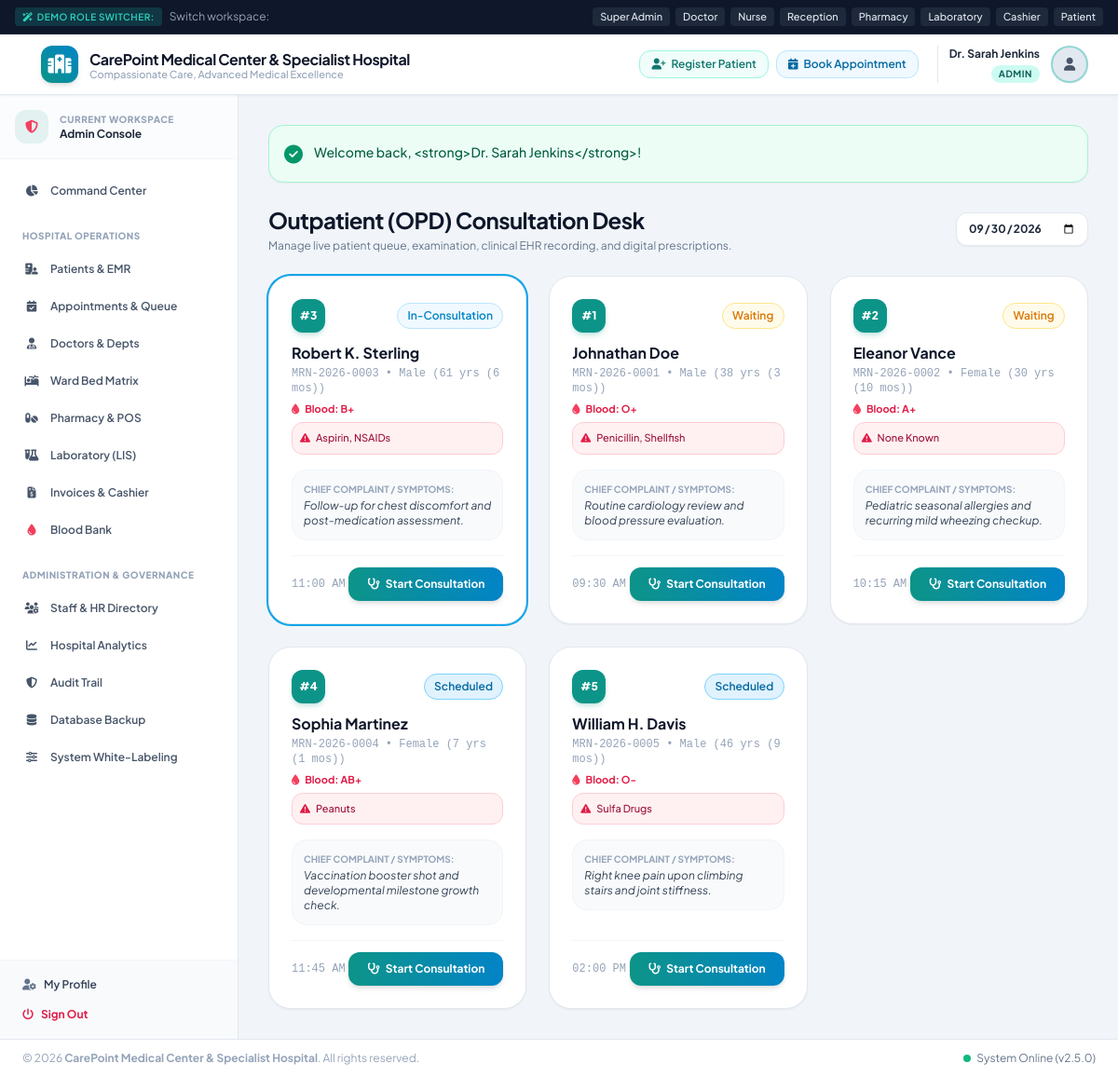
The app's page /modules/opd/index.php (signed in) with its own data.
### tables this page shows
CREATE TABLE IF NOT EXISTS `appointments` (
  `id` INT AUTO_INCREMENT PRIMARY KEY,
  `token_number` INT NOT NULL,
  `patient_id` INT NOT NULL,
  `doctor_id` INT NOT NULL,
  `department_id` INT NULL,
  `appointment_date` DATE NOT NULL,
  `appointment_time` TIME NOT NULL,
  `reason` TEXT NULL,
  `status` ENUM('Scheduled', 'Waiting', 'In-Consultation', 'Completed', 'Cancelled') DEFAULT 'Scheduled',
  `created_at` TIMESTAMP DEFAULT CURRENT_TIMESTAMP,
  FOREIGN KEY (`patient_id`) REFERENCES `patients`(`id`) ON DELETE CASCADE,
  FOREIGN KEY (`doctor_id`) REFERENCES `doctors`(`id`) ON DELETE CASCADE
);

CREATE TABLE IF NOT EXISTS `patients` (
  `id` INT AUTO_INCREMENT PRIMARY KEY,
  `user_id` INT NULL UNIQUE,
  `mrn` VARCHAR(50) NOT NULL UNIQUE,
  `full_name` VARCHAR(150) NOT NULL,
  `email` VARCHAR(120) NULL,
  `phone` VARCHAR(30) NOT NULL,
  `gender` ENUM('Male', 'Female', 'Other') NOT NULL,
  `date_of_birth` DATE NOT NULL,
  `blood_group` ENUM('A+', 'A-', 'B+', 'B-', 'O+', 'O-', 'AB+', 'AB-', 'Unknown') DEFAULT 'Unknown',
  `address` TEXT NULL,
  `emergency_contact_name` VARCHAR(150) NULL,
  `emergency_contact_phone` VARCHAR(30) NULL,
  `emergency_contact_relation` VARCHAR(60) NULL,
  `allergies` TEXT NULL,
  `chronic_diseases` TEXT NULL,
  `created_at` TIMESTAMP DEFAULT CURRENT_TIMESTAMP,
  `updated_at` TIMESTAMP DEFAULT CURRENT_TIMESTAMP ON UPDATE CURRENT_TIMESTAMP,
  FOREIGN KEY (`user_id`) REFERENCES `users`(`id`) ON DELETE SET NULL
);

### config/helpers.php (called while the page is built, shortened)
<?php
function e(?string $string): string {
    return htmlspecialchars($string ?? '', ENT_QUOTES, 'UTF-8');
}
function calculateAge(?string $dob): string {
    try {
        $bday = new DateTime($dob);
        $today = new DateTime('today');
        $diff = $today->diff($bday);
        return $diff->y . ' yrs (' . $diff->m . ' mos)';
    } catch (Exception $e) {
        return 'N/A';
    }
}

### modules/opd/index.php (the view, shortened to what this page needs)
<?php
require_once __DIR__ . '/../../includes/header.php';
$pdo = Database::getConnection();
$date = $_GET['date'] ?? date('Y-m-d');
$sql = "SELECT a.*, p.full_name as patient_name, p.mrn, p.gender, p.date_of_birth, p.allergies, p.blood_group,
        u.full_name as doctor_name, d.specialization, d.room_no
        FROM appointments a
        JOIN patients p ON a.patient_id = p.id
        JOIN doctors d ON a.doctor_id = d.id
        JOIN users u ON d.user_id = u.id
        WHERE a.appointment_date = ?";
$params = [$date];
$sql .= " ORDER BY FIELD(a.status, 'In-Consultation', 'Waiting', 'Scheduled', 'Completed', 'Cancelled'), a.token_number ASC";
$stmt = $pdo->prepare($sql);
$stmt->execute($params);
$queue = $stmt->fetchAll();
?>
<div class="space-y-6">
    <div class="flex flex-col sm:flex-row sm:items-center sm:justify-between gap-4">
        <div>
            <h1 class="text-2xl font-bold text-slate-900 tracking-tight">Outpatient (OPD) Consultation Desk</h1>
            <p class="text-xs text-slate-500 mt-1">Manage live patient queue, examination, clinical EHR recording, and digital prescriptions.</p>
        </div>
        <div class="flex items-center space-x-2">
            <form method="GET" class="flex items-center space-x-2">
                <input type="date" name="date" value="<?= e($date) ?>" class="px-3 py-2 bg-white border border-slate-200 rounded-xl text-xs font-bold focus:ring-2 focus:ring-teal-500 focus:outline-none shadow-sm" onchange="this.form.submit()">
            </form>
        </div>
    </div>
    <div class="grid grid-cols-1 md:grid-cols-2 lg:grid-cols-3 gap-6">
        <?php if (!empty($queue)): ?>
            <?php foreach ($queue as $apt): ?>
                <div class="bg-white rounded-3xl p-6 border border-slate-200 shadow-sm card-hover flex flex-col justify-between space-y-4 <?= $apt['status'] === 'In-Consultation' ? 'ring-2 ring-sky-500 bg-sky-50/20' : '' ?>">
                    <div>
                        <div class="flex items-center justify-between mb-3">
                            <span class="w-9 h-9 rounded-xl bg-teal-600 text-white font-black flex items-center justify-center text-xs shadow-md shadow-teal-600/20">
                                #<?= $apt['token_number'] ?>
                            </span>
                            <span class="badge <?= $apt['status'] === 'Waiting' ? 'badge-warning' : ($apt['status'] === 'In-Consultation' ? 'badge-info' : ($apt['status'] === 'Completed' ? 'badge-success' : 'badge-primary')) ?>">
                                <?= e($apt['status']) ?>
                            </span>
                        </div>
                        <div class="space-y-1">
                            <h3 class="font-bold text-slate-900 text-base leading-tight"><?= e($apt['patient_name']) ?></h3>
                            <p class="text-xs text-slate-400 font-mono"><?= e($apt['mrn']) ?> &bull; <?= e($apt['gender']) ?> (<?= calculateAge($apt['date_of_birth']) ?>)</p>
                            <?php if (!empty($apt['blood_group']) && $apt['blood_group'] !== 'Unknown'): ?>
                                <span class="inline-block text-[11px] font-bold text-rose-600 mt-1">
                                    <i class="fa-solid fa-droplet text-rose-500 mr-1"></i> Blood: <?= e($apt['blood_group']) ?>
                                </span>
                            <?php endif; ?>
                            <?php if (!empty($apt['allergies'])): ?>
                                <div class="mt-2 p-2 bg-rose-50 border border-rose-200 rounded-xl text-[11px] text-rose-800 font-medium">
                                    <i class="fa-solid fa-triangle-exclamation text-rose-600 mr-1"></i> <?= e($apt['allergies']) ?>
                                </div>
                            <?php endif; ?>
                        </div>
                        <div class="mt-4 p-3 bg-slate-50 rounded-2xl border border-slate-100 text-xs">
                            <span class="text-[10px] font-bold uppercase text-slate-400 block mb-0.5">Chief Complaint / Symptoms:</span>
                            <p class="text-slate-700 italic"><?= e($apt['reason'] ?: 'Routine medical checkup') ?></p>
                        </div>
                    </div>
                    <div class="pt-3 border-t border-slate-100 flex items-center justify-between">
                        <span class="text-xs text-slate-400 font-mono"><?= date('h:i A', strtotime($apt['appointment_time'])) ?></span>
                        <?php if ($apt['status'] === 'Completed'): ?>
                            <a href="<?= APP_URL ?>/modules/patients/view.php?id=<?= $apt['patient_id'] ?>&tab=consultations" class="px-4 py-2 bg-slate-100 hover:bg-slate-200 text-slate-700 rounded-xl text-xs font-bold transition">
                                <i class="fa-solid fa-eye mr-1"></i> View Record
                            </a>
                        <?php else: ?>
                            <a href="consultation.php?appointment_id=<?= $apt['id'] ?>" class="px-5 py-2.5 bg-gradient-to-r from-teal-600 to-sky-600 hover:from-teal-700 hover:to-sky-700 text-white rounded-xl text-xs font-bold shadow-md transition transform hover:-translate-y-0.5 flex items-center">
                                <i class="fa-solid fa-stethoscope mr-1.5"></i> Start Consultation
                            </a>
                        <?php endif; ?>
                    </div>
                </div>
            <?php endforeach; ?>
        <?php endif; ?>
    </div>
</div>
<?php require_once __DIR__ . '/../../includes/footer.php'; ?>

### assets/css/style.css (style rules this page uses)
body { font-family: 'Plus Jakarta Sans', -apple-system, BlinkMacSystemFont, "Segoe UI", Roboto, sans-serif; color: #1e293b; background-color: #f8fafc; }
.card-hover { transition: all 0.25s cubic-bezier(0.4, 0, 0.2, 1); }
.badge { display: inline-flex; align-items: center; padding: 0.25rem 0.65rem; font-size: 0.75rem; font-weight: 600; border-radius: 9999px; }
.badge-warning { background-color: #fffbeb; color: #d97706; border: 1px solid #fde68a; }
.badge-info { background-color: #f0f9ff; color: #0284c7; border: 1px solid #bae6fd; }
.badge-primary { background-color: #e0f2fe; color: #0369a1; border: 1px solid #7dd3fc; }

### records on screen
appointments: token_number "3", status "In-Consultation", patient.full_name "Robert K. Sterling", patient.mrn "MRN-2026-0003", patient.gender "Male", patient.date_of_birth "61 yrs (6 mos)", patient.blood_group "B+", patient.allergies "Aspirin, NSAIDs", reason "Follow-up for chest discomfort and post-medication assessment.", appointment_time "11:00 AM"
appointments: token_number "1", status "Waiting", patient.full_name "Johnathan Doe", patient.mrn "MRN-2026-0001", patient.gender "Male", patient.date_of_birth "38 yrs (3 mos)", patient.blood_group "O+", patient.allergies "Penicillin, Shellfish", reason "Routine cardiology review and blood pressure evaluation.", appointment_time "09:30 AM"
appointments: token_number "2", status "Waiting", patient.full_name "Eleanor Vance", patient.mrn "MRN-2026-0002", patient.gender "Female", patient.date_of_birth "30 yrs (10 mos)", patient.blood_group "A+", patient.allergies "None Known", reason "Pediatric seasonal allergies and recurring mild wheezing checkup.", appointment_time "10:15 AM"
appointments: token_number "4", status "Scheduled", patient.full_name "Sophia Martinez", patient.mrn "MRN-2026-0004", patient.gender "Female", patient.date_of_birth "7 yrs (1 mos)", patient.blood_group "AB+", patient.allergies "Peanuts", reason "Vaccination booster shot and developmental milestone growth check.", appointment_time "11:45 AM"
appointments: token_number "5", status "Scheduled", patient.full_name "William H. Davis", patient.mrn "MRN-2026-0005", patient.gender "Male", patient.date_of_birth "46 yrs (9 mos)", patient.blood_group "O-", patient.allergies "Sulfa Drugs", reason "Right knee pain upon climbing stairs and joint stiffness.", appointment_time "02:00 PM"

### other values on screen
$hospitalName "CarePoint Medical Center & Specialist Hospital"
$hospitalTagline "Compassionate Care, Advanced Medical Excellence"
$user['name'] "Dr. Sarah Jenkins"
$user['role'] "ADMIN"
$userRole "Admin"
$flash['message'] "Welcome back, <strong>Dr. Sarah Jenkins</strong>!"
getSetting('hospital_name', DEFAULT_HOSPITAL_NAME) "CarePoint Medical Center & Specialist Hospital"
APP_VERSION "2.5.0"
